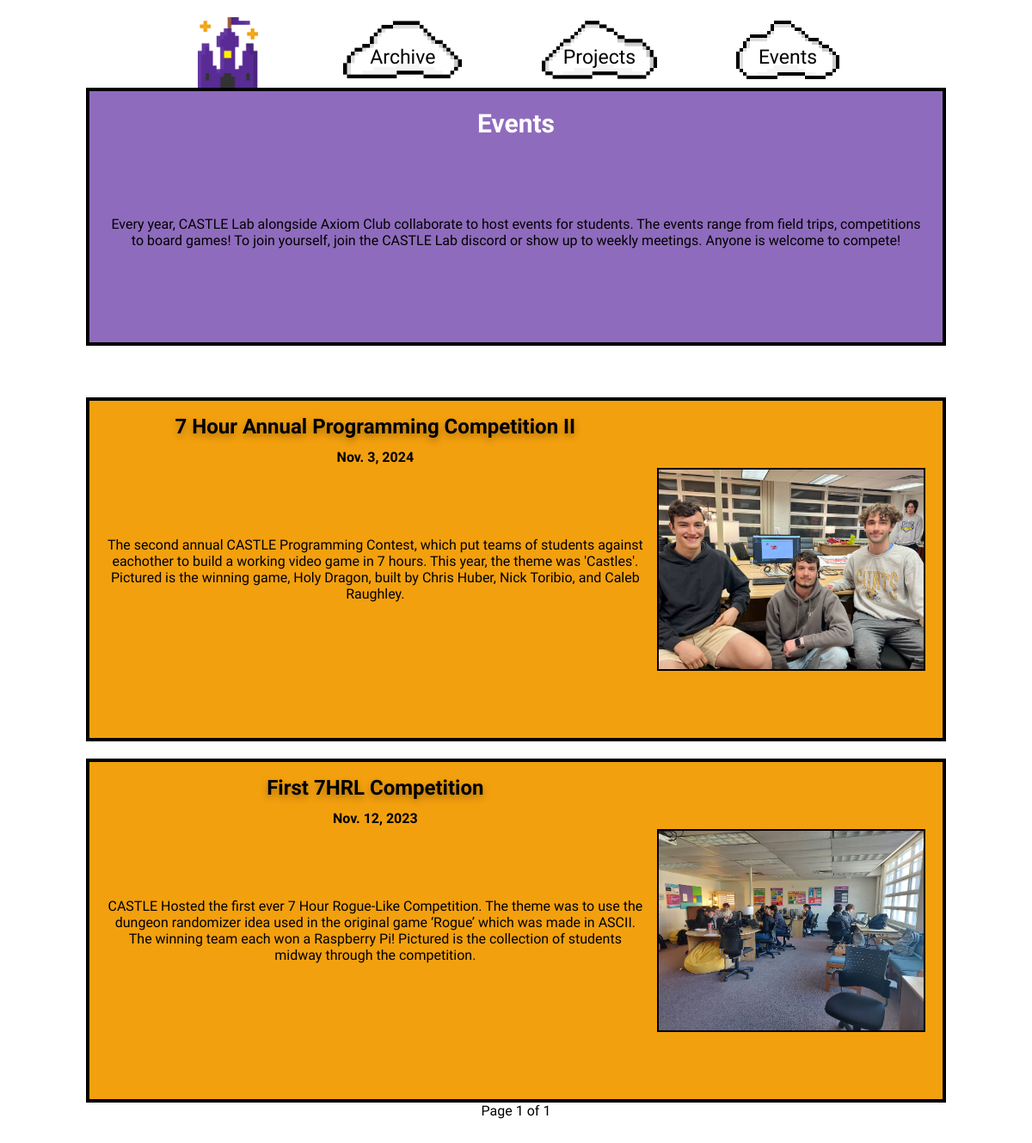
Screenshot of /events/ with the database file from the repository.
### website/models.py (models this page shows, shortened)
class Event(models.Model):
    title = models.CharField(max_length=50)
    date = models.DateField()
    description = models.CharField(max_length=400)
    img = models.ImageField(upload_to='photos/', blank=True, null=True)
    class Meta:
        db_table = 'events'

### website/views.py (the view)
# urls.py: path('events/', views.events, name='events'),
def events(request):
    events = Event.objects.all().order_by('-date')
    per_page = 6  # Number of meetings per page
    paginator = Paginator(events, per_page)
    page_number = request.GET.get('page', 1)  # Get the current page number
    try:
        page_obj = paginator.page(page_number)
    except PageNotAnInteger:
        page_obj = paginator.page(1)
    except EmptyPage:
        page_obj = paginator.page(paginator.num_pages)
    return render(request, 'events.html', {'page_obj': page_obj})

### website/templates/events.html (shortened to what this page needs)
{% load static %}
<!DOCTYPE html>
<html lang="en">
    <head>
        <link rel="stylesheet" href="{% static 'styles/styles.css' %}">
    </head>
    <body>
        <header id="header-section">
            <div id="line"></div>
            <nav>
                <div class="spacing nav-row">
                    <div class="container nav-text">
                        <a href="{% url 'index' %}">
                            <img src="../static/images/castlealone.png" alt="Link to Home Page" id="navhome_img">
                        </a>
                    </div>
                    <div class="container nav-text">
                        <a href="{% url 'archive' %}" class="container nav-text">
                            <img src="../static/images/cloud5.png" alt="Link to Archive Page" id="navarchive_img">
                            <span class="centered">Archive</span>
                        </a>
                    </div>
                    <div class="container nav-text">
                        <a href="{% url 'projects' %}" class="container nav-text">
                            <img src="../static/images/cloud4.png" alt="Link to Projects Page" id="navprojects_img">
                            <span class="centered">Projects</span>
                        </a>
                    </div>
                    <div class="container nav-text">
                        <a href="{% url 'events' %}" class="container nav-text">
                            <img src="../static/images/cloud3.png" alt="Link to Events Page" id="navevents_img">
                            <span class="centered">Events</span>
                        </a>
                    </div>
                </div>
            </nav>
        </header>
        <div class="spacing column">
            <div class="container lander">
                <div class="rect-purple rect-head rect-base">
                    <div class="text">
                        <h3 class="lander-text">Events</h3>
                        <p class="eventdesc text">Every year, CASTLE Lab alongside Axiom Club collaborate to host events for students. The events range from field trips, competitions to board games! To join yourself, join the CASTLE Lab discord or show up to weekly meetings. Anyone is welcome to compete!</p>
                    </div>
                </div>
            </div>
        </div>
        <div id="line2"></div>
        <div class="spacing column">
            {% for event in page_obj %}
            <div class="container">
                <div class="rect-orange rect-event rect-base">
                    <div class="text event-text">
                        <h2 class="event-title shadow">{{ event.title }}</h2>
                        <h4 class="event-date">{{ event.date }}</h4>
                        <p class="event-description">{{ event.description }}</p>
                    </div>
                    {% if event.img %}
                    <div class="event-image">
                        <img src="{{ event.img.url }}" alt="Event Image" id="img-border">
                    </div>
                    {% endif %}
                </div>
            </div>
            {% endfor %}
        </div>
        <div class="pagination">
            <span>Page {{ page_obj.number }} of {{ page_obj.paginator.num_pages }}</span>
        </div>
        <div id="line2"></div>
    </body>
</html>

### website/static/styles/styles.css (style rules this page uses)
* { margin: 0; padding: 0; box-sizing: border-box; }
body { font-family: "Michroma", sans-serif; font-size: 1rem; background-color: white; padding: 0 60px; }
header nav { display: flex; justify-content: center; align-items: center; font-family: "Micro 5", sans-serif; font-size: 23px; }
header #navhome_img { max-width: 75px; height: 82px; margin-bottom: 4px; }
header #navarchive_img { max-width: 165px; height: 80px; }
header #navprojects_img { max-width: 160px; height: 80px; }
header #navevents_img { max-width: 140px; height: 80px; }
.centered { position: absolute; top: 50%; left: 50%; transform: translate(-50%, -50%); z-index: 1; }
.text { flex: 2; display: flex; flex-direction: column; justify-content: center; align-items: center; text-align: center; position: relative; }
.pagination { text-align: center; }
.container { display: flex; flex-direction: column; position: relative; }
.spacing { display: flex; justify-content: center; align-items: center; gap: 20px; }
.nav-row { flex-direction: row; gap: 20%; align-items: normal; }
.nav-text { color: black; margin-right: 5%; margin-left: 5%; position: relative; text-align: center; flex-direction: unset; }
.column { flex-direction: column; }
.lander { margin-top: -10px; }
.shadow { text-shadow: 0 4px 8px rgba(0, 0, 0, 0.3); }
#line { width: 100%; height: 20px; }
#line2 { width: 100%; height: 20px; margin: 20px 0; }
#img-border { border: 2px solid black; }
.lander-text { color: white; font-size: 30px; }
.event-title { position: absolute; top: 5%; }
.event-date { position: absolute; top: 15%; }
.event-text { position: initial; }
.event-image { flex: 1; display: flex; justify-content: center; align-items: center; border: 15px black; }
.event-image img { max-width: 100%; height: auto; }
.rect-purple { background-color: #8F6BBD; border: 4px solid black; }
.rect-orange { background-color: #F3A00F; border: 4px solid black; }
.rect-base { display: flex; flex-direction: column; padding: 20px; align-items: center; gap: 15px; }
.rect-head { max-width: 1600px; height: 300px; }
.rect-event { width: 1400px; height: 400px; flex-direction: row; }
@media (max-width: 1650px) { .rect-lander, .rect-head { width: 1400px; } }
@media (max-width: 1450px) { .rect-lander, .rect-head, .rect-proj, .rect-event { width: 1200px; } }
@media (max-width: 1250px) { .rect-lander, .rect-head, .rect-proj, .rect-event { width: 1000px; } }
@media (max-width: 1250px) { .nav-row { gap: 10%; } }

### rows the page displays
Event: title "7 Hour Annual Programming Competition II", date "Nov. 3, 2024", description "The second annual CASTLE Programming Contest, which put teams of students against eachother to build a working video game in 7 hours. This year, the theme was 'Castles'. Pictured is the winning game, Holy Dragon, built by Chris Huber, Nick Toribio, and Caleb Raughley.", img (picture)
Event: title "First 7HRL Competition", date "Nov. 12, 2023", description "CASTLE Hosted the first ever 7 Hour Rogue-Like Competition. The theme was to use the dungeon randomizer idea used in the original game ‘Rogue’ which was made in ASCII. The winning team each won a Raspberry Pi! Pictured is the collection of students midway through the competition.", img (picture)

### other values shown
{{ page_obj.number }} "1"
{{ page_obj.paginator.num_pages }} "1"
